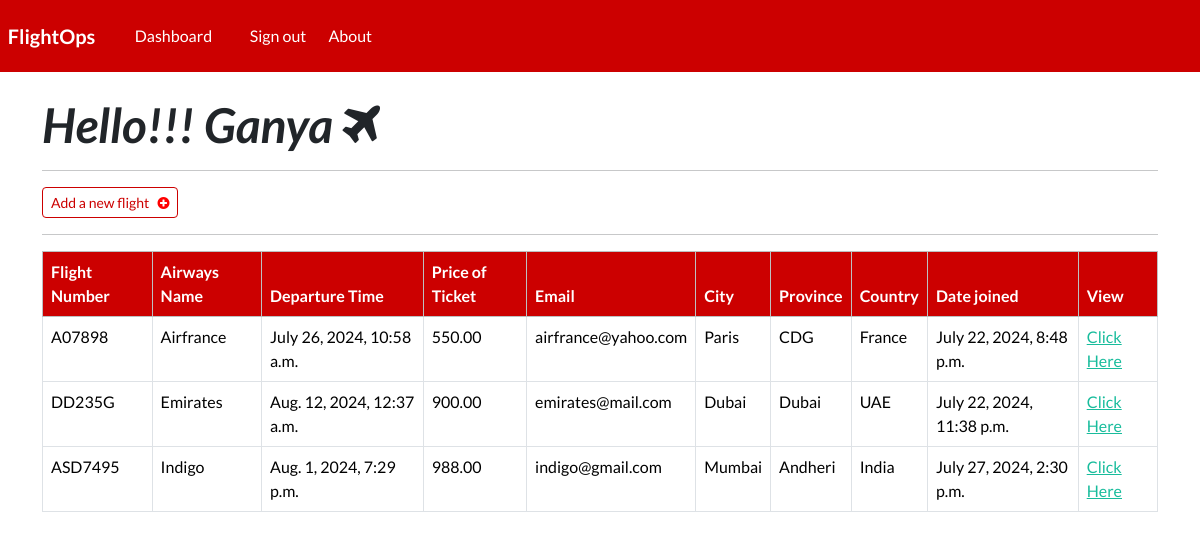
The page /dashboard (signed in) on the database its author committed.
### webapp/models.py (models this page shows, shortened)
class Record(models.Model):
    flight_number = models.CharField(max_length=10)
    airways_name = models.CharField(max_length=100)
    departure_time = models.DateTimeField(default=timezone.now)
    price = models.DecimalField(max_digits=10, decimal_places=2)
    email = models.EmailField()
    city = models.CharField(max_length=100)
    province = models.CharField(max_length=100)
    country = models.CharField(max_length=100)
    creation_date = models.DateTimeField(auto_now_add=True)

### webapp/views.py (the view)
# urls.py: path('dashboard', views.dashboard, name="dashboard"),
@login_required(login_url='my-login')
def dashboard(request):
    my_records = Record.objects.all()
    context = {'records': my_records}
    return render(request, 'webapp/dashboard.html', context=context)

### webapp/templates/webapp/dashboard.html
{% extends 'webapp/base.html' %}
{% block content %}
    <h1><strong><em> Hello!!! {{ user }}   <i class="fa fa-plane" aria-hidden="true"></i></em></strong></h1>
    <hr>
    <a class="btn btn-outline-primary btn-sm" href="{% url 'create-record' %}">
        Add a new flight &nbsp; <i class="fa fa-plus-circle" style="color: red;" aria-hidden="true"></i>
    </a>
    <hr>
    <table class="table table-hover table-bordered">
        <caption></caption>
        <thead class="table-light">
            <tr>
                <th scope="col"> Flight Number </th>
                <th scope="col"> Airways Name </th>
                <th scope="col"> Departure Time </th>
                <th scope="col"> Price of Ticket </th>
                <th scope="col"> Email </th>
                <th scope="col"> City </th>
                <th scope="col"> Province </th>
                <th scope="col"> Country </th>
                <th scope="col"> Date joined </th>
                <th scope="col"> View </th>
            </tr>
        </thead>
        <tbody>
            {% if records %}
                {% for record in records %}
                    <tr>
                        <td> {{ record.flight_number }} </td>
                        <td> {{ record.airways_name }} </td>
                        <td> {{ record.departure_time }} </td>
                        <td> {{ record.price }} </td>
                        <td> {{ record.email }} </td>
                        <td> {{ record.city }} </td>
                        <td> {{ record.province }} </td>
                        <td> {{ record.country }} </td>
                        <td> {{ record.creation_date }} </td>
                        <td> <a href="{% url 'record' record.id %}"> Click Here </a> </td>
                    </tr>
                {% endfor %}
            {% endif %}
        </tbody>
    </table>
{% endblock %}

### webapp/templates/webapp/base.html (shortened to what this page needs)
{% load static %}
<!DOCTYPE html>
<html>
    <head>
        <link rel="stylesheet" type="text/css" href="https://bootswatch.com/5/flatly/bootstrap.min.css">
        <link rel="stylesheet" type="text/css" href="{% static 'css/styles.css' %}">
        <link rel="stylesheet" href="https://cdnjs.cloudflare.com/ajax/libs/font-awesome/4.7.0/css/font-awesome.min.css">
    </head>
    <body>
        {% include 'webapp/navbar.html' %}
        <div class="container">
            <br>
            {% block content %}
            {% endblock %}
        </div>
        <body>
</html>

### webapp/templates/webapp/navbar.html (shortened to what this page needs)
<nav class="navbar navbar-expand-lg navbar-dark" style="background-color: #CC0000;">
    <a class="navbar-brand main-heading" href="{% url '' %}" style="height: 40px;">
      &nbsp; <strong> FlightOps </strong>
    </a>
      <div class="collapse navbar-collapse text-center" id="navbarNavDropdown">
        <ul class="navbar-nav mr-auto">
          {% if user.is_authenticated %}
            <li class="nav-item">
              <a class="nav-link" href="{% url 'dashboard' %}">Dashboard &nbsp;  </a>
            </li>
            <li class="nav-item">
              <a class="nav-link" href="{% url 'user-logout' %}">Sign out &nbsp;  </a>
            </li>
            <li class="nav-item">
              <a class="nav-link" href=""https://cppbucketsid-website.s3.amazonaws.com/index.html"">About &nbsp;  </a>
            </li>
        </ul>
        {% endif %}
      </div>
  </nav>

### static/css/styles.css (style rules this page uses)
.navbar { background-color: #CC0000 !important; }
.navbar .navbar-brand, .navbar .nav-link { color: white !important; }
.table-light th { background-color: #CC0000; color: white; }
.btn-outline-primary { color: #CC0000; border-color: #CC0000; }

### rows shown on the page
Record: flight_number "A07898", airways_name "Airfrance", departure_time "July 26, 2024, 10:58 a.m.", price "550.00", email "airfrance@yahoo.com", city "Paris", province "CDG", country "France", creation_date "July 22, 2024, 8:48 p.m."
Record: flight_number "DD235G", airways_name "Emirates", departure_time "Aug. 12, 2024, 12:37 a.m.", price "900.00", email "emirates@mail.com", city "Dubai", province "Dubai", country "UAE", creation_date "July 22, 2024, 11:38 p.m."
Record: flight_number "ASD7495", airways_name "Indigo", departure_time "Aug. 1, 2024, 7:29 p.m.", price "988.00", email "indigo@gmail.com", city "Mumbai", province "Andheri", country "India", creation_date "July 27, 2024, 2:30 p.m."

### other values the page prints
{{ user }} "Ganya"
